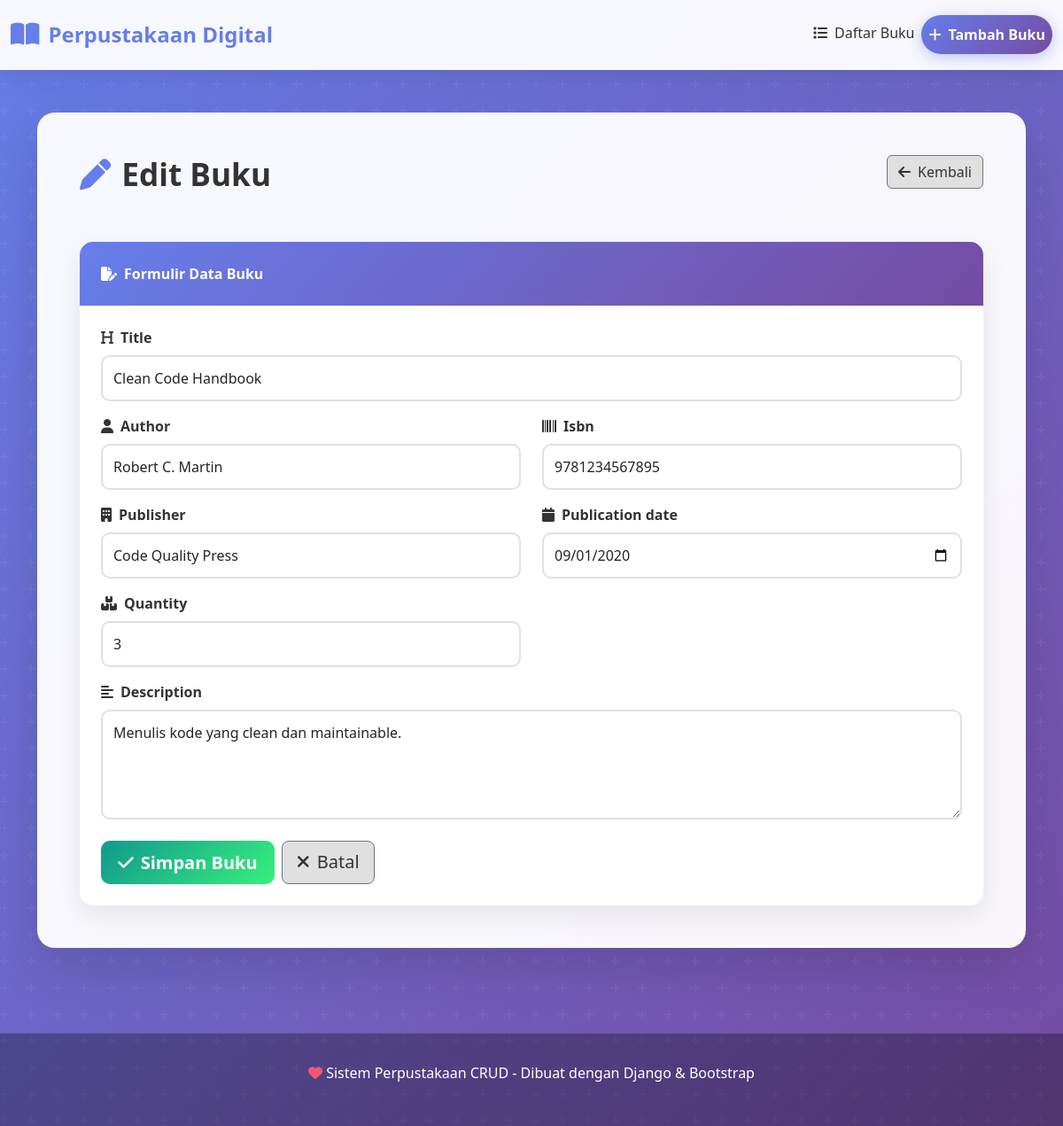
The app's page /book/56/update/ with its own data.
### books/models.py (models this page shows, shortened)
class Book(models.Model):
    title = models.CharField(max_length=200)
    author = models.CharField(max_length=100)
    isbn = models.CharField(max_length=13, unique=True)
    publisher = models.CharField(max_length=100)
    publication_date = models.DateField()
    description = models.TextField(blank=True, null=True)
    quantity = models.IntegerField(default=1)
    created_at = models.DateTimeField(auto_now_add=True)
    updated_at = models.DateTimeField(auto_now=True)
    class Meta:
        ordering = ['-created_at']

### books/views.py (the view)
# urls.py: path('book/<int:pk>/update/', views.book_update, name='book_update'),
def book_update(request, pk):
    book = get_object_or_404(Book, pk=pk)
    if request.method == 'POST':
        form = BookForm(request.POST, instance=book)
        if form.is_valid():
            form.save()
            return redirect('book_detail', pk=book.pk)
    else:
        form = BookForm(instance=book)
    return render(request, 'books/book_form.html', {'form': form, 'book': book, 'title': 'Edit Buku'})

### books/forms.py
class BookForm(forms.ModelForm):
    class Meta:
        model = Book
        fields = ['title', 'author', 'isbn', 'publisher', 'publication_date', 'description', 'quantity']
        widgets = {
            'title': forms.TextInput(attrs={'class': 'form-control', 'placeholder': 'Judul Buku'}),
            'author': forms.TextInput(attrs={'class': 'form-control', 'placeholder': 'Pengarang'}),
            'isbn': forms.TextInput(attrs={'class': 'form-control', 'placeholder': 'ISBN'}),
            'publisher': forms.TextInput(attrs={'class': 'form-control', 'placeholder': 'Penerbit'}),
            'publication_date': forms.DateInput(attrs={'class': 'form-control', 'type': 'date'}),
            'description': forms.Textarea(attrs={'class': 'form-control', 'rows': 4, 'placeholder': 'Deskripsi Buku'}),
            'quantity': forms.NumberInput(attrs={'class': 'form-control', 'placeholder': 'Jumlah', 'min': '1'}),
        }

### books/templates/books/book_form.html (shortened to what this page needs)
{% extends 'books/base.html' %}
{% block content %}
<div class="row mb-4">
    <div class="col-md-8">
        <h1 class="page-title">
            <i class="fas fa-pen"></i>
            {{ title }}
        </h1>
    </div>
    <div class="col-md-4 text-end">
        <a href="{% url 'book_list' %}" class="btn btn-secondary">
            <i class="fas fa-arrow-left me-2"></i>Kembali
        </a>
    </div>
</div>
<div class="card">
    <div class="card-header">
        <i class="fas fa-file-pen me-2"></i>Formulir Data Buku
    </div>
    <div class="card-body">
        <form method="post" class="needs-validation">
            <div class="row">
                <div class="col-md-12 mb-3">
                    <label for="{{ form.title.id_for_label }}" class="form-label">
                        <i class="fas fa-heading me-2"></i>{{ form.title.label }}
                    </label>
                    {{ form.title }}
                </div>
            </div>
            <div class="row">
                <div class="col-md-6 mb-3">
                    <label for="{{ form.author.id_for_label }}" class="form-label">
                        <i class="fas fa-user me-2"></i>{{ form.author.label }}
                    </label>
                    {{ form.author }}
                </div>
                <div class="col-md-6 mb-3">
                    <label for="{{ form.isbn.id_for_label }}" class="form-label">
                        <i class="fas fa-barcode me-2"></i>{{ form.isbn.label }}
                    </label>
                    {{ form.isbn }}
                </div>
            </div>
            <div class="row">
                <div class="col-md-6 mb-3">
                    <label for="{{ form.publisher.id_for_label }}" class="form-label">
                        <i class="fas fa-building me-2"></i>{{ form.publisher.label }}
                    </label>
                    {{ form.publisher }}
                </div>
                <div class="col-md-6 mb-3">
                    <label for="{{ form.publication_date.id_for_label }}" class="form-label">
                        <i class="fas fa-calendar me-2"></i>{{ form.publication_date.label }}
                    </label>
                    {{ form.publication_date }}
                </div>
            </div>
            <div class="row">
                <div class="col-md-6 mb-3">
                    <label for="{{ form.quantity.id_for_label }}" class="form-label">
                        <i class="fas fa-boxes me-2"></i>{{ form.quantity.label }}
                    </label>
                    {{ form.quantity }}
                </div>
            </div>
            <div class="mb-3">
                <label for="{{ form.description.id_for_label }}" class="form-label">
                    <i class="fas fa-align-left me-2"></i>{{ form.description.label }}
                </label>
                {{ form.description }}
            </div>
            <div class="mt-4 d-flex gap-2">
                <button type="submit" class="btn btn-success btn-lg">
                    <i class="fas fa-check me-2"></i>Simpan Buku
                </button>
                <a href="{% url 'book_list' %}" class="btn btn-secondary btn-lg">
                    <i class="fas fa-times me-2"></i>Batal
                </a>
            </div>
        </form>
    </div>
</div>
{% endblock %}

### books/templates/books/base.html (style rules this page uses)
* { margin: 0; padding: 0; box-sizing: border-box; }
body { background: linear-gradient(135deg, #667eea 0%, #764ba2 100%); min-height: 100vh; font-family: 'Segoe UI', Tahoma, Geneva, Verdana, sans-serif; position: relative; }
body::before { content: ''; position: fixed; top: 0; left: 0; width: 100%; height: 100%; pointer-events: none; z-index: 0; }
.page-title { color: #333; font-weight: 700; margin-bottom: 2rem; display: flex; align-items: center; gap: 12px; font-size: 2.2rem; }
.page-title i { color: #667eea; }
.btn-primary, .btn-success, .btn-warning, .btn-danger, .btn-info { border: none; border-radius: 10px; font-weight: 600; transition: all 0.3s ease; padding: 0.6rem 1.2rem; }
.btn-success { background: linear-gradient(135deg, #11998e, #38ef7d); color: white; }
.btn-secondary { background: #e0e0e0; color: #333; }
.card { border: none; border-radius: 15px; box-shadow: 0 10px 30px rgba(0, 0, 0, 0.08); transition: all 0.3s ease; overflow: hidden; background: rgba(255, 255, 255, 0.98); }
.card-header { background: linear-gradient(135deg, #667eea, #764ba2); border: none; padding: 1.5rem; color: white; font-weight: 600; }
.card-body { padding: 1.5rem; }
.form-control, .form-select, textarea { border: 2px solid #e0e0e0; border-radius: 10px; padding: 0.75rem; font-size: 1rem; transition: all 0.3s ease; background: rgba(255, 255, 255, 0.9); }
.form-label { font-weight: 600; color: #333; margin-bottom: 0.5rem; }

### records on screen
Book: title "Clean Code Handbook", author "Robert C. Martin", isbn "9781234567895", publisher "Code Quality Press", publication_date "09/01/2020", quantity "3", description "Menulis kode yang clean dan maintainable."

### other values on screen
{{ title }} "Edit Buku"
